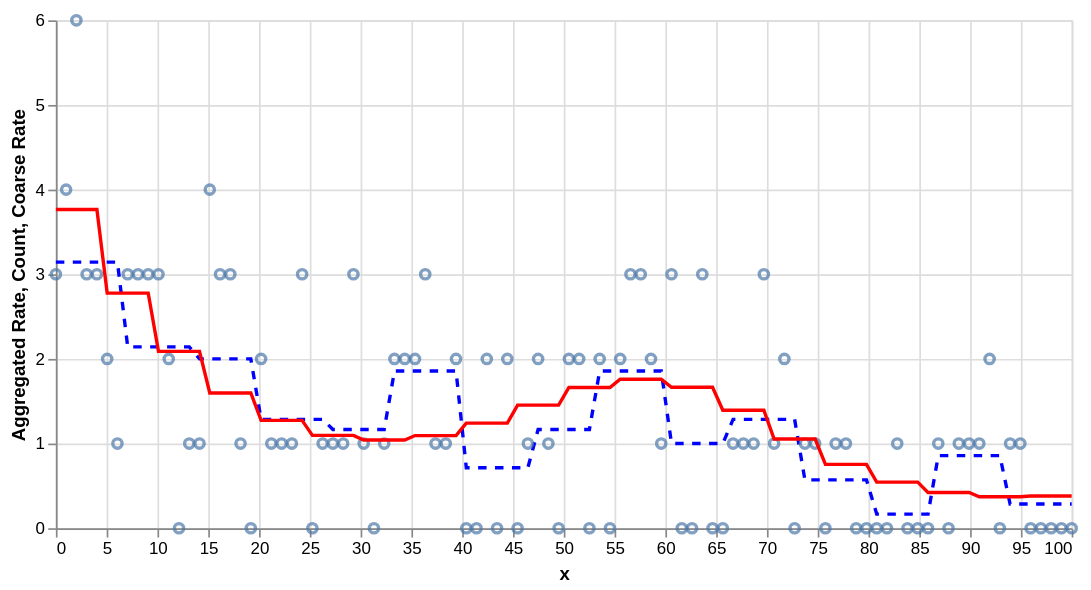

The notebook cell this image was saved under:
### Code cell
# Create a clean dataset without the Interval objects for plotting
df_plot = df_data.drop(columns=['range'])

rate_coarse = (
  alt.Chart(df_plot)
  .mark_line(color='red')
  .encode(
		x=alt.X('x', title='x'),
		y=alt.Y('rate_coarse', title='Coarse Rate'),
	)
)

count = alt.Chart(df_plot).mark_point().encode(
	x=alt.X('x', title='x'),
	y=alt.Y('y', title='Count'),
)

rate_agg = (
  alt.Chart(df_plot)
  .mark_line(color='blue', strokeDash=[5, 5])  # Changed color and added dashed line to distinguish
  .encode(
		x=alt.X('x', title='x'),
		y=alt.Y('rate_agg', title='Aggregated Rate'),
	)
)

(rate_agg + count + rate_coarse).properties(width=600)

### Figure 1 — Vega-Lite specification as saved in the notebook (floating-point values rounded to 4 significant figures)
{"config": {"view": {"continuousWidth": 300, "continuousHeight": 300}}, "layer": [{"mark": {"type": "line", "color": "blue", "strokeDash": [5, 5]}, "encoding": {"x": {"field": "x", "title": "x", "type": "quantitative"}, "y": {"field": "rate_agg", "title": "Aggregated Rate", "type": "quantitative"}}}, {"mark": {"type": "point"}, "encoding": {"x": {"field": "x", "title": "x", "type": "quantitative"}, "y": {"field": "y", "title": "Count", "type": "quantitative"}}}, {"mark": {"type": "line", "color": "red"}, "encoding": {"x": {"field": "x", "title": "x", "type": "quantitative"}, "y": {"field": "rate_coarse", "title": "Coarse Rate", "type": "quantitative"}}}], "data": {"name": "data-5b950dfdc85761fb5d51bfad5495a1f6"}, "width": 600, "$schema": "https://vega.github.io/schema/vega-lite/v5.8.0.json", "datasets": {"data-5b950dfdc85761fb5d51bfad5495a1f6": [{"x": 0.0, "log_exposure": 1.0, "log_exposure_coarse": 0.7788, "f": 0.5, "rate": 4.482, "rate_coarse": 3.764, "y": 3, "y_agg": 22, "N": 7, "rate_agg": 3.143}, {"x": 1.01, "log_exposure": 0.9039, "log_exposure_coarse": 0.7788, "f": 0.5227, "rate": 4.165, "rate_coarse": 3.764, "y": 4, "y_agg": 22, "N": 7, "rate_agg": 3.143}, {"x": 2.02, "log_exposure": 0.8171, "log_exposure_coarse": 0.7788, "f": 0.5403, "rate": 3.886, "rate_coarse": 3.764, "y": 6, "y_agg": 22, "N": 7, "rate_agg": 3.143}, {"x": 3.03, "log_exposure": 0.7386, "log_exposure_coarse": 0.7788, "f": 0.5527, "rate": 3.637, "rate_coarse": 3.764, "y": 3, "y_agg": 22, "N": 7, "rate_agg": 3.143}, {"x": 4.04, "log_exposure": 0.6676, "log_exposure_coarse": 0.7788, "f": 0.5601, "rate": 3.413, "rate_coarse": 3.764, "y": 3, "y_agg": 22, "N": 7, "rate_agg": 3.143}, {"x": 5.051, "log_exposure": 0.6035, "log_exposure_coarse": 0.4724, "f": 0.5625, "rate": 3.209, "rate_coarse": 2.777, "y": 2, "y_agg": 22, "N": 7, "rate_agg": 3.143}, {"x": 6.061, "log_exposure": 0.5455, "log_exposure_coarse": 0.4724, "f": 0.5602, "rate": 3.021, "rate_coarse": 2.777, "y": 1, "y_agg": 22, "N": 7, "rate_agg": 3.143}, {"x": 7.071, "log_exposure": 0.4931, "log_exposure_coarse": 0.4724, "f": 0.5532, "rate": 2.847, "rate_coarse": 2.777, "y": 3, "y_agg": 15, "N": 7, "rate_agg": 2.143}, {"x": 8.081, "log_exposure": 0.4457, "log_exposure_coarse": 0.4724, "f": 0.542, "rate": 2.685, "rate_coarse": 2.777, "y": 3, "y_agg": 15, "N": 7, "rate_agg": 2.143}, {"x": 9.091, "log_exposure": 0.4029, "log_exposure_coarse": 0.4724, "f": 0.5268, "rate": 2.534, "rate_coarse": 2.777, "y": 3, "y_agg": 15, "N": 7, "rate_agg": 2.143}, {"x": 10.1, "log_exposure": 0.3642, "log_exposure_coarse": 0.2865, "f": 0.5078, "rate": 2.392, "rate_coarse": 2.089, "y": 3, "y_agg": 15, "N": 7, "rate_agg": 2.143}, {"x": 11.11, "log_exposure": 0.3292, "log_exposure_coarse": 0.2865, "f": 0.4855, "rate": 2.259, "rate_coarse": 2.089, "y": 2, "y_agg": 15, "N": 7, "rate_agg": 2.143}, {"x": 12.12, "log_exposure": 0.2976, "log_exposure_coarse": 0.2865, "f": 0.4603, "rate": 2.134, "rate_coarse": 2.089, "y": 0, "y_agg": 15, "N": 7, "rate_agg": 2.143}, {"x": 13.13, "log_exposure": 0.269, "log_exposure_coarse": 0.2865, "f": 0.4326, "rate": 2.017, "rate_coarse": 2.089, "y": 1, "y_agg": 15, "N": 7, "rate_agg": 2.143}, {"x": 14.14, "log_exposure": 0.2431, "log_exposure_coarse": 0.2865, "f": 0.4028, "rate": 1.908, "rate_coarse": 2.089, "y": 1, "y_agg": 12, "N": 6, "rate_agg": 2.0}, {"x": 15.15, "log_exposure": 0.2198, "log_exposure_coarse": 0.1738, "f": 0.3714, "rate": 1.806, "rate_coarse": 1.597, "y": 4, "y_agg": 12, "N": 6, "rate_agg": 2.0}, {"x": 16.16, "log_exposure": 0.1987, "log_exposure_coarse": 0.1738, "f": 0.3388, "rate": 1.712, "rate_coarse": 1.597, "y": 3, "y_agg": 12, "N": 6, "rate_agg": 2.0}, {"x": 17.17, "log_exposure": 0.1796, "log_exposure_coarse": 0.1738, "f": 0.3055, "rate": 1.624, "rate_coarse": 1.597, "y": 3, "y_agg": 12, "N": 6, "rate_agg": 2.0}, {"x": 18.18, "log_exposure": 0.1623, "log_exposure_coarse": 0.1738, "f": 0.272, "rate": 1.544, "rate_coarse": 1.597, "y": 1, "y_agg": 12, "N": 6, "rate_agg": 2.0}, {"x": 19.19, "log_exposure": 0.1467, "log_exposure_coarse": 0.1738, "f": 0.2388, "rate": 1.47, "rate_coarse": 1.597, "y": 0, "y_agg": 12, "N": 6, "rate_agg": 2.0}, {"x": 20.2, "log_exposure": 0.1326, "log_exposure_coarse": 0.1054, "f": 0.2062, "rate": 1.403, "rate_coarse": 1.274, "y": 2, "y_agg": 9, "N": 7, "rate_agg": 1.286}, {"x": 21.21, "log_exposure": 0.1199, "log_exposure_coarse": 0.1054, "f": 0.1748, "rate": 1.343, "rate_coarse": 1.274, "y": 1, "y_agg": 9, "N": 7, "rate_agg": 1.286}, {"x": 22.22, "log_exposure": 0.1084, "log_exposure_coarse": 0.1054, "f": 0.1449, "rate": 1.288, "rate_coarse": 1.274, "y": 1, "y_agg": 9, "N": 7, "rate_agg": 1.286}, {"x": 23.23, "log_exposure": 0.09796, "log_exposure_coarse": 0.1054, "f": 0.117, "rate": 1.24, "rate_coarse": 1.274, "y": 1, "y_agg": 9, "N": 7, "rate_agg": 1.286}, {"x": 24.24, "log_exposure": 0.08855, "log_exposure_coarse": 0.1054, "f": 0.09141, "rate": 1.197, "rate_coarse": 1.274, "y": 3, "y_agg": 9, "N": 7, "rate_agg": 1.286}, {"x": 25.25, "log_exposure": 0.08004, "log_exposure_coarse": 0.06393, "f": 0.06845, "rate": 1.16, "rate_coarse": 1.097, "y": 0, "y_agg": 9, "N": 7, "rate_agg": 1.286}, {"x": 26.26, "log_exposure": 0.07235, "log_exposure_coarse": 0.06393, "f": 0.04843, "rate": 1.128, "rate_coarse": 1.097, "y": 1, "y_agg": 9, "N": 7, "rate_agg": 1.286}, {"x": 27.27, "log_exposure": 0.0654, "log_exposure_coarse": 0.06393, "f": 0.03161, "rate": 1.102, "rate_coarse": 1.097, "y": 1, "y_agg": 7, "N": 6, "rate_agg": 1.167}, {"x": 28.28, "log_exposure": 0.05911, "log_exposure_coarse": 0.06393, "f": 0.01822, "rate": 1.08, "rate_coarse": 1.097, "y": 1, "y_agg": 7, "N": 6, "rate_agg": 1.167}, {"x": 29.29, "log_exposure": 0.05343, "log_exposure_coarse": 0.06393, "f": 0.008411, "rate": 1.064, "rate_coarse": 1.097, "y": 3, "y_agg": 7, "N": 6, "rate_agg": 1.167}, {"x": 30.3, "log_exposure": 0.0483, "log_exposure_coarse": 0.03877, "f": 0.002319, "rate": 1.052, "rate_coarse": 1.042, "y": 1, "y_agg": 7, "N": 6, "rate_agg": 1.167}, {"x": 31.31, "log_exposure": 0.04366, "log_exposure_coarse": 0.03877, "f": 1.981e-05, "rate": 1.045, "rate_coarse": 1.042, "y": 0, "y_agg": 7, "N": 6, "rate_agg": 1.167}, {"x": 32.32, "log_exposure": 0.03947, "log_exposure_coarse": 0.03877, "f": 0.001542, "rate": 1.042, "rate_coarse": 1.042, "y": 1, "y_agg": 7, "N": 6, "rate_agg": 1.167}, {"x": 33.33, "log_exposure": 0.03567, "log_exposure_coarse": 0.03877, "f": 0.006867, "rate": 1.043, "rate_coarse": 1.042, "y": 2, "y_agg": 13, "N": 7, "rate_agg": 1.857}, {"x": 34.34, "log_exposure": 0.03225, "log_exposure_coarse": 0.03877, "f": 0.01593, "rate": 1.049, "rate_coarse": 1.042, "y": 2, "y_agg": 13, "N": 7, "rate_agg": 1.857}, {"x": 35.35, "log_exposure": 0.02915, "log_exposure_coarse": 0.02352, "f": 0.0286, "rate": 1.059, "rate_coarse": 1.094, "y": 2, "y_agg": 13, "N": 7, "rate_agg": 1.857}, {"x": 36.36, "log_exposure": 0.02635, "log_exposure_coarse": 0.02352, "f": 0.04474, "rate": 1.074, "rate_coarse": 1.094, "y": 3, "y_agg": 13, "N": 7, "rate_agg": 1.857}, {"x": 37.37, "log_exposure": 0.02382, "log_exposure_coarse": 0.02352, "f": 0.06412, "rate": 1.092, "rate_coarse": 1.094, "y": 1, "y_agg": 13, "N": 7, "rate_agg": 1.857}, {"x": 38.38, "log_exposure": 0.02153, "log_exposure_coarse": 0.02352, "f": 0.08651, "rate": 1.114, "rate_coarse": 1.094, "y": 1, "y_agg": 13, "N": 7, "rate_agg": 1.857}, {"x": 39.39, "log_exposure": 0.01946, "log_exposure_coarse": 0.02352, "f": 0.1116, "rate": 1.14, "rate_coarse": 1.094, "y": 2, "y_agg": 13, "N": 7, "rate_agg": 1.857}, {"x": 40.4, "log_exposure": 0.01759, "log_exposure_coarse": 0.01426, "f": 0.1391, "rate": 1.17, "rate_coarse": 1.242, "y": 0, "y_agg": 5, "N": 7, "rate_agg": 0.7143}, {"x": 41.41, "log_exposure": 0.0159, "log_exposure_coarse": 0.01426, "f": 0.1686, "rate": 1.203, "rate_coarse": 1.242, "y": 0, "y_agg": 5, "N": 7, "rate_agg": 0.7143}, {"x": 42.42, "log_exposure": 0.01437, "log_exposure_coarse": 0.01426, "f": 0.1997, "rate": 1.239, "rate_coarse": 1.242, "y": 2, "y_agg": 5, "N": 7, "rate_agg": 0.7143}, {"x": 43.43, "log_exposure": 0.01299, "log_exposure_coarse": 0.01426, "f": 0.2321, "rate": 1.278, "rate_coarse": 1.242, "y": 0, "y_agg": 5, "N": 7, "rate_agg": 0.7143}, {"x": 44.44, "log_exposure": 0.01174, "log_exposure_coarse": 0.01426, "f": 0.2652, "rate": 1.319, "rate_coarse": 1.242, "y": 2, "y_agg": 5, "N": 7, "rate_agg": 0.7143}, {"x": 45.45, "log_exposure": 0.01062, "log_exposure_coarse": 0.008652, "f": 0.2987, "rate": 1.363, "rate_coarse": 1.454, "y": 0, "y_agg": 5, "N": 7, "rate_agg": 0.7143}, {"x": 46.46, "log_exposure": 0.009595, "log_exposure_coarse": 0.008652, "f": 0.3321, "rate": 1.407, "rate_coarse": 1.454, "y": 1, "y_agg": 5, "N": 7, "rate_agg": 0.7143}, {"x": 47.47, "log_exposure": 0.008674, "log_exposure_coarse": 0.008652, "f": 0.3648, "rate": 1.453, "rate_coarse": 1.454, "y": 2, "y_agg": 7, "N": 6, "rate_agg": 1.167}, {"x": 48.48, "log_exposure": 0.00784, "log_exposure_coarse": 0.008652, "f": 0.3965, "rate": 1.498, "rate_coarse": 1.454, "y": 1, "y_agg": 7, "N": 6, "rate_agg": 1.167}, {"x": 49.49, "log_exposure": 0.007087, "log_exposure_coarse": 0.008652, "f": 0.4267, "rate": 1.543, "rate_coarse": 1.454, "y": 0, "y_agg": 7, "N": 6, "rate_agg": 1.167}, {"x": 50.51, "log_exposure": 0.006406, "log_exposure_coarse": 0.005248, "f": 0.4549, "rate": 1.586, "rate_coarse": 1.662, "y": 2, "y_agg": 7, "N": 6, "rate_agg": 1.167}, {"x": 51.52, "log_exposure": 0.005791, "log_exposure_coarse": 0.005248, "f": 0.4806, "rate": 1.626, "rate_coarse": 1.662, "y": 2, "y_agg": 7, "N": 6, "rate_agg": 1.167}, {"x": 52.53, "log_exposure": 0.005234, "log_exposure_coarse": 0.005248, "f": 0.5035, "rate": 1.663, "rate_coarse": 1.662, "y": 0, "y_agg": 7, "N": 6, "rate_agg": 1.167}, {"x": 53.54, "log_exposure": 0.004731, "log_exposure_coarse": 0.005248, "f": 0.5232, "rate": 1.695, "rate_coarse": 1.662, "y": 2, "y_agg": 13, "N": 7, "rate_agg": 1.857}, {"x": 54.55, "log_exposure": 0.004277, "log_exposure_coarse": 0.005248, "f": 0.5392, "rate": 1.722, "rate_coarse": 1.662, "y": 0, "y_agg": 13, "N": 7, "rate_agg": 1.857}, {"x": 55.56, "log_exposure": 0.003866, "log_exposure_coarse": 0.003183, "f": 0.5513, "rate": 1.742, "rate_coarse": 1.76, "y": 2, "y_agg": 13, "N": 7, "rate_agg": 1.857}, {"x": 56.57, "log_exposure": 0.003494, "log_exposure_coarse": 0.003183, "f": 0.5591, "rate": 1.755, "rate_coarse": 1.76, "y": 3, "y_agg": 13, "N": 7, "rate_agg": 1.857}, {"x": 57.58, "log_exposure": 0.003159, "log_exposure_coarse": 0.003183, "f": 0.5624, "rate": 1.76, "rate_coarse": 1.76, "y": 3, "y_agg": 13, "N": 7, "rate_agg": 1.857}, {"x": 58.59, "log_exposure": 0.002855, "log_exposure_coarse": 0.003183, "f": 0.561, "rate": 1.757, "rate_coarse": 1.76, "y": 2, "y_agg": 13, "N": 7, "rate_agg": 1.857}, {"x": 59.6, "log_exposure": 0.002581, "log_exposure_coarse": 0.003183, "f": 0.5546, "rate": 1.746, "rate_coarse": 1.76, "y": 1, "y_agg": 13, "N": 7, "rate_agg": 1.857}, {"x": 60.61, "log_exposure": 0.002333, "log_exposure_coarse": 0.00193, "f": 0.5432, "rate": 1.726, "rate_coarse": 1.665, "y": 3, "y_agg": 6, "N": 6, "rate_agg": 1.0}, {"x": 61.62, "log_exposure": 0.002109, "log_exposure_coarse": 0.00193, "f": 0.5267, "rate": 1.697, "rate_coarse": 1.665, "y": 0, "y_agg": 6, "N": 6, "rate_agg": 1.0}, {"x": 62.63, "log_exposure": 0.001906, "log_exposure_coarse": 0.00193, "f": 0.505, "rate": 1.66, "rate_coarse": 1.665, "y": 0, "y_agg": 6, "N": 6, "rate_agg": 1.0}, {"x": 63.64, "log_exposure": 0.001723, "log_exposure_coarse": 0.00193, "f": 0.4783, "rate": 1.616, "rate_coarse": 1.665, "y": 3, "y_agg": 6, "N": 6, "rate_agg": 1.0}, {"x": 64.65, "log_exposure": 0.001558, "log_exposure_coarse": 0.00193, "f": 0.4465, "rate": 1.565, "rate_coarse": 1.665, "y": 0, "y_agg": 6, "N": 6, "rate_agg": 1.0}, {"x": 65.66, "log_exposure": 0.001408, "log_exposure_coarse": 0.001171, "f": 0.4098, "rate": 1.509, "rate_coarse": 1.394, "y": 0, "y_agg": 6, "N": 6, "rate_agg": 1.0}, {"x": 66.67, "log_exposure": 0.001273, "log_exposure_coarse": 0.001171, "f": 0.3684, "rate": 1.447, "rate_coarse": 1.394, "y": 1, "y_agg": 9, "N": 7, "rate_agg": 1.286}, {"x": 67.68, "log_exposure": 0.00115, "log_exposure_coarse": 0.001171, "f": 0.3225, "rate": 1.382, "rate_coarse": 1.394, "y": 1, "y_agg": 9, "N": 7, "rate_agg": 1.286}, {"x": 68.69, "log_exposure": 0.00104, "log_exposure_coarse": 0.001171, "f": 0.2724, "rate": 1.315, "rate_coarse": 1.394, "y": 1, "y_agg": 9, "N": 7, "rate_agg": 1.286}, {"x": 69.7, "log_exposure": 0.0009399, "log_exposure_coarse": 0.001171, "f": 0.2185, "rate": 1.245, "rate_coarse": 1.394, "y": 3, "y_agg": 9, "N": 7, "rate_agg": 1.286}, {"x": 70.71, "log_exposure": 0.0008496, "log_exposure_coarse": 0.0007102, "f": 0.161, "rate": 1.176, "rate_coarse": 1.054, "y": 1, "y_agg": 9, "N": 7, "rate_agg": 1.286}, {"x": 71.72, "log_exposure": 0.000768, "log_exposure_coarse": 0.0007102, "f": 0.1004, "rate": 1.106, "rate_coarse": 1.054, "y": 2, "y_agg": 9, "N": 7, "rate_agg": 1.286}, {"x": 72.73, "log_exposure": 0.0006942, "log_exposure_coarse": 0.0007102, "f": 0.03712, "rate": 1.039, "rate_coarse": 1.054, "y": 0, "y_agg": 9, "N": 7, "rate_agg": 1.286}, {"x": 73.74, "log_exposure": 0.0006275, "log_exposure_coarse": 0.0007102, "f": -0.02833, "rate": 0.9727, "rate_coarse": 1.054, "y": 1, "y_agg": 4, "N": 7, "rate_agg": 0.5714}, {"x": 74.75, "log_exposure": 0.0005672, "log_exposure_coarse": 0.0007102, "f": -0.09547, "rate": 0.9095, "rate_coarse": 1.054, "y": 1, "y_agg": 4, "N": 7, "rate_agg": 0.5714}, {"x": 75.76, "log_exposure": 0.0005127, "log_exposure_coarse": 0.0004307, "f": -0.1638, "rate": 0.8494, "rate_coarse": 0.754, "y": 0, "y_agg": 4, "N": 7, "rate_agg": 0.5714}, {"x": 76.77, "log_exposure": 0.0004635, "log_exposure_coarse": 0.0004307, "f": -0.2327, "rate": 0.7927, "rate_coarse": 0.754, "y": 1, "y_agg": 4, "N": 7, "rate_agg": 0.5714}, {"x": 77.78, "log_exposure": 0.0004189, "log_exposure_coarse": 0.0004307, "f": -0.3018, "rate": 0.7398, "rate_coarse": 0.754, "y": 1, "y_agg": 4, "N": 7, "rate_agg": 0.5714}, {"x": 78.79, "log_exposure": 0.0003787, "log_exposure_coarse": 0.0004307, "f": -0.3703, "rate": 0.6908, "rate_coarse": 0.754, "y": 0, "y_agg": 4, "N": 7, "rate_agg": 0.5714}, {"x": 79.8, "log_exposure": 0.0003423, "log_exposure_coarse": 0.0004307, "f": -0.4378, "rate": 0.6457, "rate_coarse": 0.754, "y": 0, "y_agg": 4, "N": 7, "rate_agg": 0.5714}, {"x": 80.81, "log_exposure": 0.0003094, "log_exposure_coarse": 0.0002613, "f": -0.5037, "rate": 0.6045, "rate_coarse": 0.544, "y": 0, "y_agg": 1, "N": 6, "rate_agg": 0.1667}, {"x": 81.82, "log_exposure": 0.0002797, "log_exposure_coarse": 0.0002613, "f": -0.5675, "rate": 0.5671, "rate_coarse": 0.544, "y": 0, "y_agg": 1, "N": 6, "rate_agg": 0.1667}, {"x": 82.83, "log_exposure": 0.0002528, "log_exposure_coarse": 0.0002613, "f": -0.6286, "rate": 0.5335, "rate_coarse": 0.544, "y": 1, "y_agg": 1, "N": 6, "rate_agg": 0.1667}, {"x": 83.84, "log_exposure": 0.0002285, "log_exposure_coarse": 0.0002613, "f": -0.6865, "rate": 0.5035, "rate_coarse": 0.544, "y": 0, "y_agg": 1, "N": 6, "rate_agg": 0.1667}, {"x": 84.85, "log_exposure": 0.0002066, "log_exposure_coarse": 0.0002613, "f": -0.7407, "rate": 0.4769, "rate_coarse": 0.544, "y": 0, "y_agg": 1, "N": 6, "rate_agg": 0.1667}, {"x": 85.86, "log_exposure": 0.0001867, "log_exposure_coarse": 0.0001585, "f": -0.7908, "rate": 0.4536, "rate_coarse": 0.4223, "y": 0, "y_agg": 1, "N": 6, "rate_agg": 0.1667}, {"x": 86.87, "log_exposure": 0.0001688, "log_exposure_coarse": 0.0001585, "f": -0.8363, "rate": 0.4334, "rate_coarse": 0.4223, "y": 1, "y_agg": 6, "N": 7, "rate_agg": 0.8571}, {"x": 87.88, "log_exposure": 0.0001526, "log_exposure_coarse": 0.0001585, "f": -0.8768, "rate": 0.4162, "rate_coarse": 0.4223, "y": 0, "y_agg": 6, "N": 7, "rate_agg": 0.8571}, {"x": 88.89, "log_exposure": 0.0001379, "log_exposure_coarse": 0.0001585, "f": -0.9121, "rate": 0.4017, "rate_coarse": 0.4223, "y": 1, "y_agg": 6, "N": 7, "rate_agg": 0.8571}, {"x": 89.9, "log_exposure": 0.0001247, "log_exposure_coarse": 0.0001585, "f": -0.9417, "rate": 0.39, "rate_coarse": 0.4223, "y": 1, "y_agg": 6, "N": 7, "rate_agg": 0.8571}, {"x": 90.91, "log_exposure": 0.0001127, "log_exposure_coarse": 9.611e-05, "f": -0.9654, "rate": 0.3809, "rate_coarse": 0.3714, "y": 1, "y_agg": 6, "N": 7, "rate_agg": 0.8571}, {"x": 91.92, "log_exposure": 0.0001019, "log_exposure_coarse": 9.611e-05, "f": -0.9831, "rate": 0.3742, "rate_coarse": 0.3714, "y": 2, "y_agg": 6, "N": 7, "rate_agg": 0.8571}, {"x": 92.93, "log_exposure": 9.207e-05, "log_exposure_coarse": 9.611e-05, "f": -0.9946, "rate": 0.3699, "rate_coarse": 0.3714, "y": 0, "y_agg": 6, "N": 7, "rate_agg": 0.8571}, {"x": 93.94, "log_exposure": 8.323e-05, "log_exposure_coarse": 9.611e-05, "f": -0.9997, "rate": 0.368, "rate_coarse": 0.3714, "y": 1, "y_agg": 2, "N": 7, "rate_agg": 0.2857}, {"x": 94.95, "log_exposure": 7.523e-05, "log_exposure_coarse": 9.611e-05, "f": -0.9985, "rate": 0.3685, "rate_coarse": 0.3714, "y": 1, "y_agg": 2, "N": 7, "rate_agg": 0.2857}, {"x": 95.96, "log_exposure": 6.8e-05, "log_exposure_coarse": 5.829e-05, "f": -0.9909, "rate": 0.3713, "rate_coarse": 0.3802, "y": 0, "y_agg": 2, "N": 7, "rate_agg": 0.2857}, {"x": 96.97, "log_exposure": 6.147e-05, "log_exposure_coarse": 5.829e-05, "f": -0.977, "rate": 0.3765, "rate_coarse": 0.3802, "y": 0, "y_agg": 2, "N": 7, "rate_agg": 0.2857}, {"x": 97.98, "log_exposure": 5.556e-05, "log_exposure_coarse": 5.829e-05, "f": -0.9569, "rate": 0.3841, "rate_coarse": 0.3802, "y": 0, "y_agg": 2, "N": 7, "rate_agg": 0.2857}, {"x": 98.99, "log_exposure": 5.023e-05, "log_exposure_coarse": 5.829e-05, "f": -0.9308, "rate": 0.3942, "rate_coarse": 0.3802, "y": 0, "y_agg": 2, "N": 7, "rate_agg": 0.2857}, {"x": 100.0, "log_exposure": 4.54e-05, "log_exposure_coarse": 5.829e-05, "f": -0.899, "rate": 0.407, "rate_coarse": 0.3802, "y": 0, "y_agg": 2, "N": 7, "rate_agg": 0.2857}]}}
